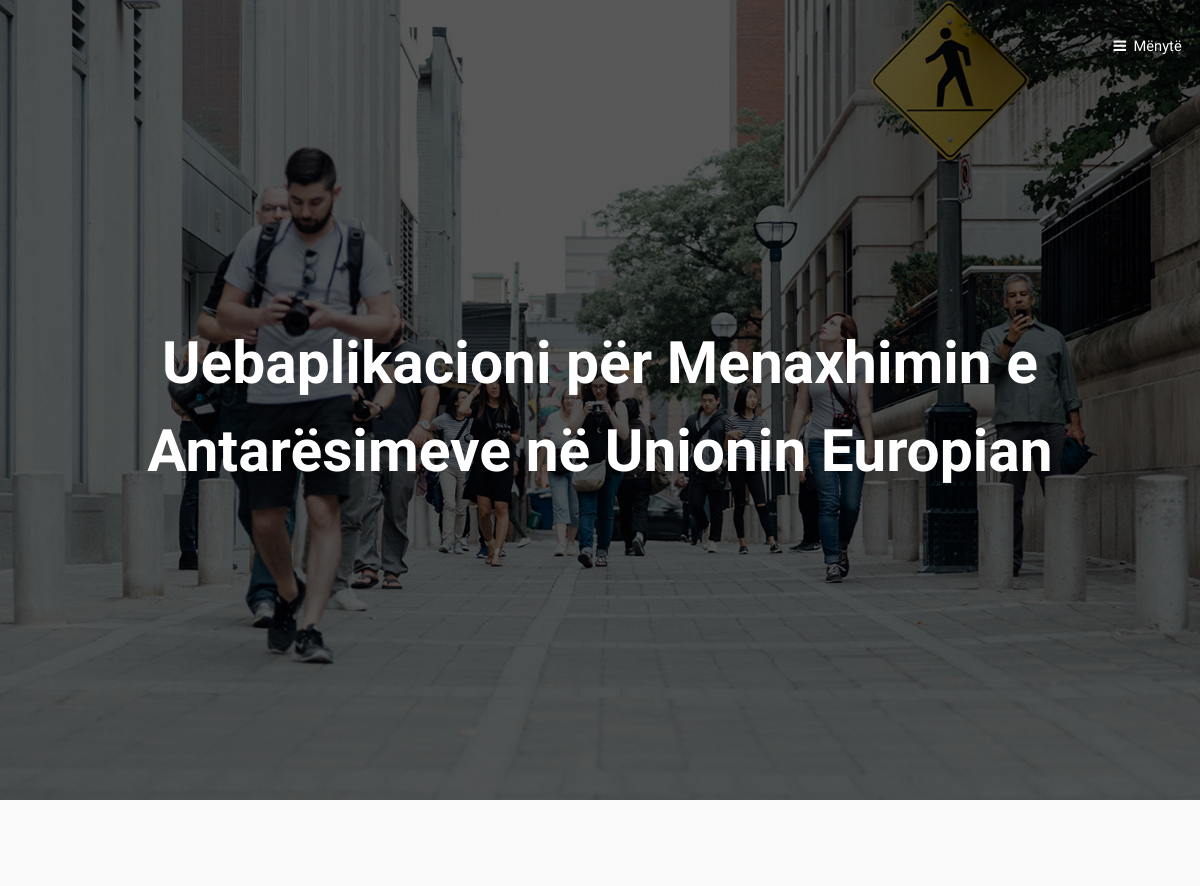
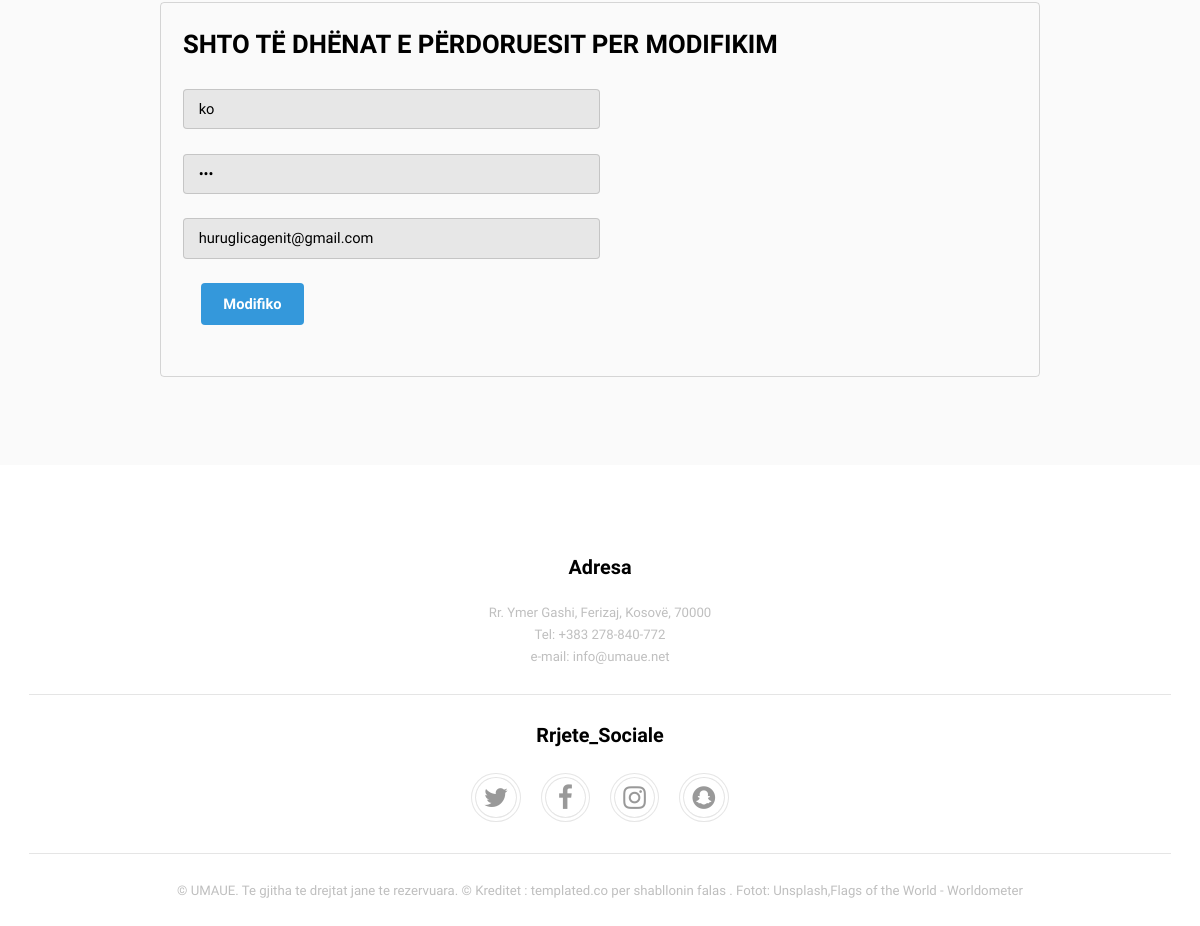
The app's page /UMAUE/ModuliAdministratorit/modifiko_p.php?PID=606 (signed in) with its own data (2 pictures, top to bottom).
### tables this page shows
CREATE TABLE `umaue_tedhenat` (
  `ID_Tedhenat` int(11) NOT NULL,
  `Titulli` varchar(100) NOT NULL,
  `Pershkrimi` varchar(1000) DEFAULT NULL,
  `Dosje` varchar(300) DEFAULT NULL,
  `Pamja_Faqes` varchar(50) NOT NULL
);

CREATE TABLE `umaue_perdoruesit` (
  `PID` int(11) NOT NULL,
  `perdoruesi` varchar(50) NOT NULL,
  `fjalkalimi` varchar(50) NOT NULL,
  `email` varchar(50) NOT NULL
);

### UMAUE/ModuliAdministratorit/modifiko_p.php (the view, shortened to what this page needs)
<?php
include_once("konfigurim.php");
?>
<?php
$PID = $_GET['PID'];
$rezultati = mysqli_query($lidh,"SELECT * FROM umaue_perdoruesit WHERE PID=$PID");
while($res = mysqli_fetch_array($rezultati))
{
	$perdoruesi = $res['perdoruesi'];
	$fjalkalimi = $res['fjalkalimi'];
	$email = $res['email'];
}
?>
<!DOCTYPE HTML>
<html>
	<head>
		<link rel="stylesheet" href="assets/css/main.css" />
	</head>
	<body>
		<?php include_once("koka.php"); ?>
			<div id="main">
					<section class="wrapper style1">
						<div class="inner">
							<div class="box">
							<h3>SHTO TË DHËNAT E PËRDORUESIT PER MODIFIKIM</h3>
										<form method="post" action="modifiko_p.php">
											<div class="col uniform">
												<div class="6u 12u$(xsmall)">
													<input type="text" name="perdoruesi"   value='<?php echo $perdoruesi;?>' placeholder="Perdoruesi" />
												</div>
												<br>
												<div class="6u$ 12u$(xsmall)">
													<input type="password" name="fjalkalimi"   value='<?php echo $fjalkalimi;?>' placeholder="Fjalkalimi" />
												</div>
											    <br>
											    <div class="6u$ 12u$(xsmall)">
													<input type="email" name="email"   value='<?php echo $email;?>' placeholder="Email-i" />
												</div>
											    <br>
												<div class="12u$">
													<ul class="actions">
														<li><input type="submit" name="modifiko_p" value="Modifiko" /></li>
													</ul>
												</div>
											</div>
							   			</form>
							 </div>
						</div>
					</section>
			</div>
			<?php include_once("fundifaqes.php"); ?>
	</body>
</html>

### UMAUE/ModuliAdministratorit/koka.php (shortened to what this page needs)
<header id="header" class="alt">
				<a href="#menu">Mënytë</a>
			</header>
			<?php
            $rezultati = mysqli_query($lidh, "SELECT * FROM umaue_tedhenat WHERE Pamja_Faqes='Koka.A'");
            while ($rresht = mysqli_fetch_assoc($rezultati)) {
              extract($rresht);
            ?>
            <section id="banner">
				<div class="inner">
					<header>
						<h1><?php echo $Titulli ?></h1>
					</header>
				</div>
			</section>
			<?php } ?>

### UMAUE/ModuliAdministratorit/fundifaqes.php (shortened to what this page needs)
<footer id="footer">
			<div class="copyright">
					<?php
           $rezultati = mysqli_query($lidh, "SELECT * FROM umaue_tedhenat WHERE Pamja_Faqes='fundifaqes_Adresa'");
           while ($rresht = mysqli_fetch_assoc($rezultati)) {
             extract($rresht);
           ?>
					<section>
						<h4><?php echo $Titulli ?></h4>
						<p><?php echo $Pershkrimi; ?>
						</p>
					</section>
		<?php } ?>
				<hr />
				<?php
           $rezultati = mysqli_query($lidh, "SELECT * FROM umaue_tedhenat WHERE Pamja_Faqes='fundifaqes_RrjeteSociale'");
           while ($rresht = mysqli_fetch_assoc($rezultati)) {
             extract($rresht);
           ?>
					<section>
						<h4><?php echo $Titulli ?></h4>
						<p><?php echo $Pershkrimi; ?>
						</p>
					</section>
		<?php } ?>
				<hr/>
				<?php
           $rezultati = mysqli_query($lidh, "SELECT * FROM umaue_tedhenat WHERE Pamja_Faqes='fundifaqes_E_Drejta_Autorit'");
           while ($rresht = mysqli_fetch_assoc($rezultati)) {
             extract($rresht);
           ?>
						<?php echo $Pershkrimi; ?>
		<?php } ?>
			</div>
		</footer>

### records on screen
umaue_tedhenat: Titulli "Uebaplikacioni për Menaxhimin e Antarësimeve në Unionin Europian"
umaue_perdoruesit: perdoruesi "ko", email "huruglicagenit@gmail.com"
umaue_tedhenat: Titulli "Adresa", Pershkrimi "Rr. Ymer Gashi, Ferizaj, Kosovë, 70000 Tel: +383 278-840-772 e-mail: info@umaue.net"
umaue_tedhenat: Titulli "Rrjete_Sociale"
umaue_tedhenat: Pershkrimi "© UMAUE. Te gjitha te drejtat jane te rezervuara. © Kreditet : templated.co per shabllonin falas . Fotot: Unsplash,Flags of the World - Worldometer"
